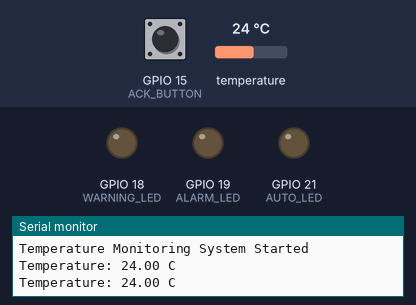
A sketch run on a simulated ESP32. Shown: output pins drawn as LEDs (lit = HIGH), the last lines printed to the serial monitor. The test bench sets the inputs (shaded band); at power-on: temperature 24 °C, GPIO 15 (ACK_BUTTON) HIGH.

Above: at 3.3 s.
3.4 s: temperature set to 32.6 °C
5.9 s: temperature set to 33.8 °C
At 6.6 s:
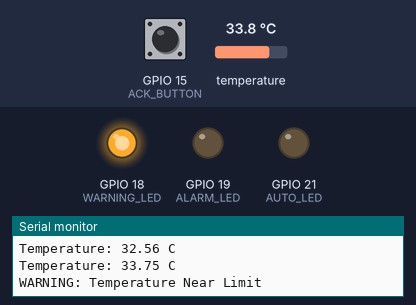
8.4 s: temperature set to 39.6 °C
10.9 s: temperature set to 40.5 °C
At 11.81 s:
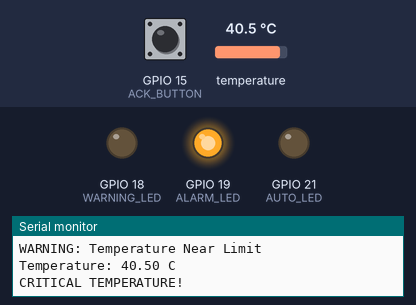
14.9 s: GPIO 15 (ACK_BUTTON) pulled LOW for 2.15 s
At 16.3 s:
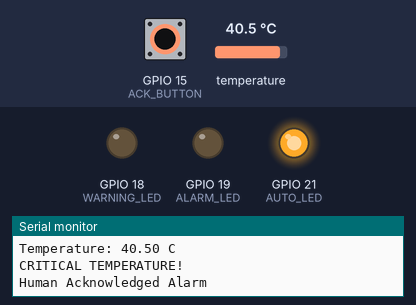
Timing chart, 0 to 19.5 s (numbered marks = the images above; inputs shaded):
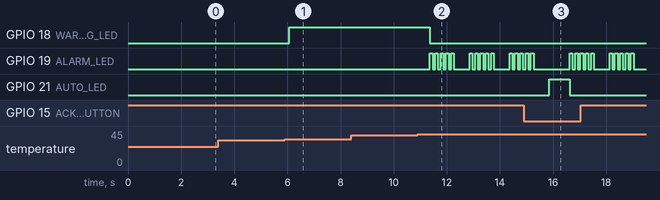

Measured:
- the behaviour switches between 33 and 33.1 °C on temperature (found by bisection; images 0 and 1)
- the behaviour switches between 40 and 40.1 °C on temperature (found by bisection; images 1 and 2)
- after the input at 5.9 s, GPIO 18 (WARNING_LED): LOW → HIGH after 0.17 s
- after the input at 10.9 s, GPIO 18 (WARNING_LED): HIGH → LOW after 0.47 s; GPIO 19 (ALARM_LED): LOW → HIGH after 0.47 s, then repeats every 1.5 s: 4 × (LOW 0.10 s, HIGH 0.10 s), LOW 0.60 s, HIGH 0.10 s
- after the input at 14.9 s, GPIO 21 (AUTO_LED): LOW → HIGH after 0.97 s, → LOW 0.76 s later

The sketch:

temprature_handler.ino
```cpp
#include <OneWire.h>
#include <DallasTemperature.h>
#define ONE_WIRE_BUS 4
OneWire oneWire(ONE_WIRE_BUS);
DallasTemperature sensors(&oneWire);

#define WARNING_LED 18
#define ALARM_LED 19
#define AUTO_LED 21

#define ACK_BUTTON 15

const float threshold = 30.0;
const float warningRange = 3.0;
const float criticalRange = 10.0;

volatile bool ackPressed = false;

void IRAM_ATTR buttonISR() {
  ackPressed = true;
}

void setup() {

  Serial.begin(115200);
  sensors.begin();
  pinMode(WARNING_LED, OUTPUT);
  pinMode(ALARM_LED, OUTPUT);
  pinMode(AUTO_LED, OUTPUT);

  pinMode(ACK_BUTTON, INPUT_PULLUP);

  attachInterrupt(
    digitalPinToInterrupt(ACK_BUTTON),
    buttonISR,
    FALLING
  );

  Serial.println("Temperature Monitoring System Started");
}

float readTemperature() {

  sensors.requestTemperatures();

  float tempC = sensors.getTempCByIndex(0);

  if (tempC == DEVICE_DISCONNECTED_C) {
    Serial.println("DS18B20 Not Found!");
    return -999;
  }

  return tempC;
}
void loop() {

  float temp = readTemperature();
  if (temp == -999) {
  delay(1000);
  return;
}
  Serial.print("Temperature: ");
  Serial.print(temp);
  Serial.println(" C");

  digitalWrite(WARNING_LED, LOW);
  digitalWrite(ALARM_LED, LOW);
  digitalWrite(AUTO_LED, LOW);

  if (temp > threshold + warningRange &&
    temp <= threshold + criticalRange) {

    digitalWrite(WARNING_LED, HIGH);

    Serial.println("WARNING: Temperature Near Limit");

  }

  else if (temp > threshold + criticalRange) {

    Serial.println("CRITICAL TEMPERATURE!");

    unsigned long startTime = millis();

    ackPressed = false;

    while (millis() - startTime < 10000) {
for(int i=0;i<5;i++)
{
    digitalWrite(ALARM_LED,HIGH);
    delay(100);

    digitalWrite(ALARM_LED,LOW);
    delay(100);
}

delay(500);

      if (ackPressed) {

        Serial.println("Human Acknowledged Alarm");
       digitalWrite(AUTO_LED, HIGH);
        digitalWrite(ALARM_LED, LOW);

        return;
      }
    }

    Serial.println("No Human Response");

    Serial.println("Auto-Acknowledgment Activated");

    digitalWrite(AUTO_LED, HIGH);

    delay(3000);
  }

  delay(1000);
}
```
